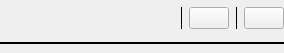
<?xml version="1.0" encoding="UTF-8"?>
<ui version="4.0">
 <class>AudioFileQueueWidget</class>
 <widget class="QWidget" name="AudioFileQueueWidget">
  <property name="geometry">
   <rect>
    <x>0</x>
    <y>0</y>
    <width>284</width>
    <height>53</height>
   </rect>
  </property>
  <property name="sizePolicy">
   <sizepolicy hsizetype="Preferred" vsizetype="Fixed">
    <horstretch>0</horstretch>
    <verstretch>0</verstretch>
   </sizepolicy>
  </property>
  <property name="windowTitle">
   <string>Form</string>
  </property>
  <layout class="QVBoxLayout" name="verticalLayout">
   <property name="leftMargin">
    <number>0</number>
   </property>
   <property name="topMargin">
    <number>0</number>
   </property>
   <property name="rightMargin">
    <number>0</number>
   </property>
   <property name="bottomMargin">
    <number>0</number>
   </property>
   <item>
    <layout class="QHBoxLayout" name="horizontalLayout">
     <item>
      <widget class="QLabel" name="nameLabel">
       <property name="sizePolicy">
        <sizepolicy hsizetype="Expanding" vsizetype="Fixed">
         <horstretch>0</horstretch>
         <verstretch>0</verstretch>
        </sizepolicy>
       </property>
       <property name="text">
        <string/>
       </property>
      </widget>
     </item>
     <item>
      <spacer name="horizontalSpacer">
       <property name="orientation">
        <enum>Qt::Horizontal</enum>
       </property>
       <property name="sizeType">
        <enum>QSizePolicy::Preferred</enum>
       </property>
       <property name="sizeHint" stdset="0">
        <size>
         <width>40</width>
         <height>20</height>
        </size>
       </property>
      </spacer>
     </item>
     <item>
      <widget class="QLabel" name="timeLabel">
       <property name="sizePolicy">
        <sizepolicy hsizetype="Preferred" vsizetype="Fixed">
         <horstretch>0</horstretch>
         <verstretch>0</verstretch>
        </sizepolicy>
       </property>
       <property name="text">
        <string/>
       </property>
      </widget>
     </item>
     <item>
      <widget class="Line" name="line">
       <property name="frameShadow">
        <enum>QFrame::Plain</enum>
       </property>
       <property name="orientation">
        <enum>Qt::Vertical</enum>
       </property>
      </widget>
     </item>
     <item>
      <widget class="QPushButton" name="deleteBtn">
       <property name="sizePolicy">
        <sizepolicy hsizetype="Fixed" vsizetype="Fixed">
         <horstretch>0</horstretch>
         <verstretch>0</verstretch>
        </sizepolicy>
       </property>
       <property name="text">
        <string/>
       </property>
       <property name="icon">
        <iconset resource="../../../eink.qrc">
         <normaloff>:/resources/close.png</normaloff>:/resources/close.png</iconset>
       </property>
      </widget>
     </item>
     <item>
      <widget class="Line" name="line_3">
       <property name="frameShadow">
        <enum>QFrame::Plain</enum>
       </property>
       <property name="orientation">
        <enum>Qt::Vertical</enum>
       </property>
      </widget>
     </item>
     <item>
      <widget class="QPushButton" name="playBtn">
       <property name="sizePolicy">
        <sizepolicy hsizetype="Fixed" vsizetype="Fixed">
         <horstretch>0</horstretch>
         <verstretch>0</verstretch>
        </sizepolicy>
       </property>
       <property name="text">
        <string/>
       </property>
       <property name="icon">
        <iconset resource="../../../eink.qrc">
         <normaloff>:/resources/chevron-right.png</normaloff>:/resources/chevron-right.png</iconset>
       </property>
      </widget>
     </item>
    </layout>
   </item>
   <item>
    <widget class="Line" name="line_2">
     <property name="frameShadow">
      <enum>QFrame::Plain</enum>
     </property>
     <property name="lineWidth">
      <number>2</number>
     </property>
     <property name="orientation">
      <enum>Qt::Horizontal</enum>
     </property>
    </widget>
   </item>
  </layout>
 </widget>
 <resources>
  <include location="../../../eink.qrc"/>
 </resources>
 <connections/>
</ui>
